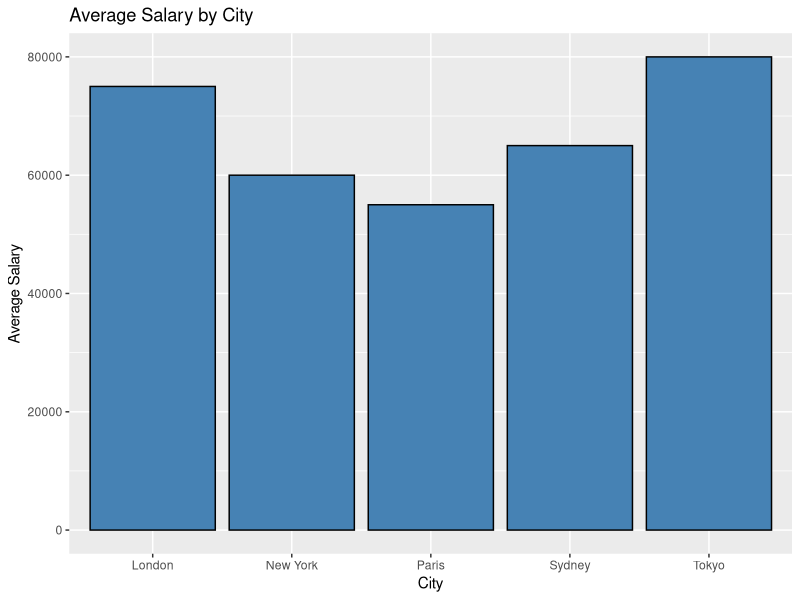
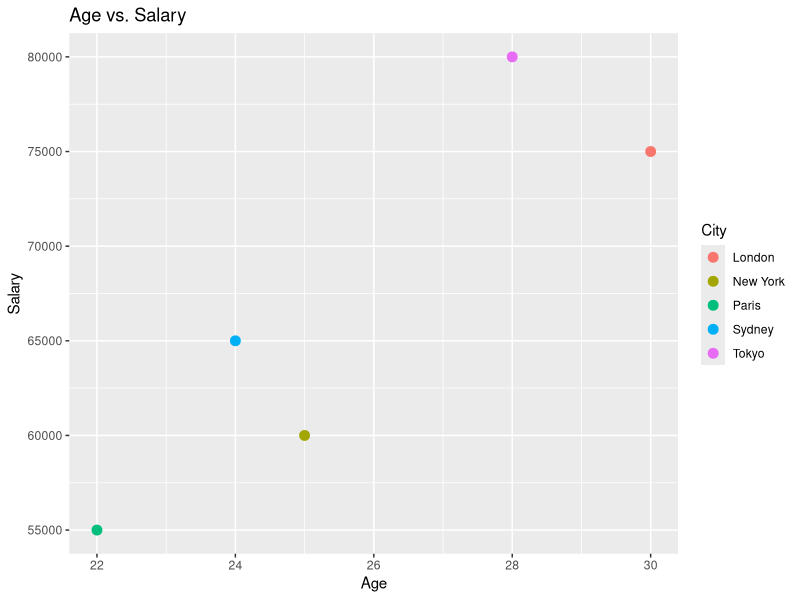
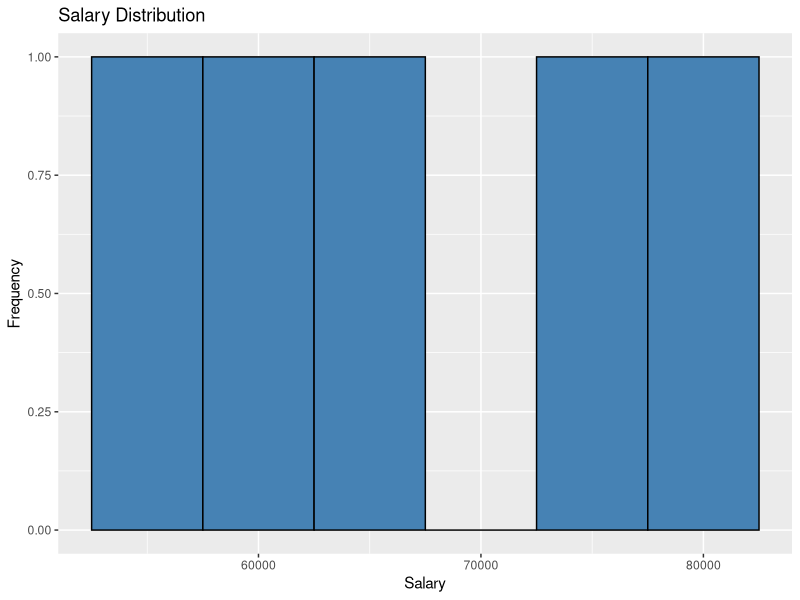

Source code (R) for these figures, in order:
# Load necessary libraries
library(ggplot2)
library(dplyr)

# Custom dataset 1
data <- data.frame(
  Name = c("Alice", "Bob", "Charlie", "David", "Eve"),
  Age = c(25, 30, 22, 28, 24),
  City = c("New York", "London", "Paris", "Tokyo", "Sydney"),
  Salary = c(60000, 75000, 55000, 80000, 65000)
)

# Data Summary
summary(data)

# Average salary by city (pre-aggregating data)
city_salary <- data %>%
  group_by(City) %>%
  summarize(mean_salary = mean(Salary))

# Bar plot: Average Salary by City
ggplot(city_salary, aes(x = City, y = mean_salary)) +
  geom_bar(stat = "identity", fill = "steelblue", color = "black") +
  labs(title = "Average Salary by City", x = "City", y = "Average Salary")

# Scatter plot: Age vs Salary
ggplot(data, aes(x = Age, y = Salary, color = City)) +
  geom_point(size = 3) +
  labs(title = "Age vs. Salary", x = "Age", y = "Salary")

# Histogram: Salary Distribution
ggplot(data, aes(x = Salary)) +
  geom_histogram(binwidth = 5000, fill = "steelblue", color = "black") +
  labs(title = "Salary Distribution", x = "Salary", y = "Frequency")